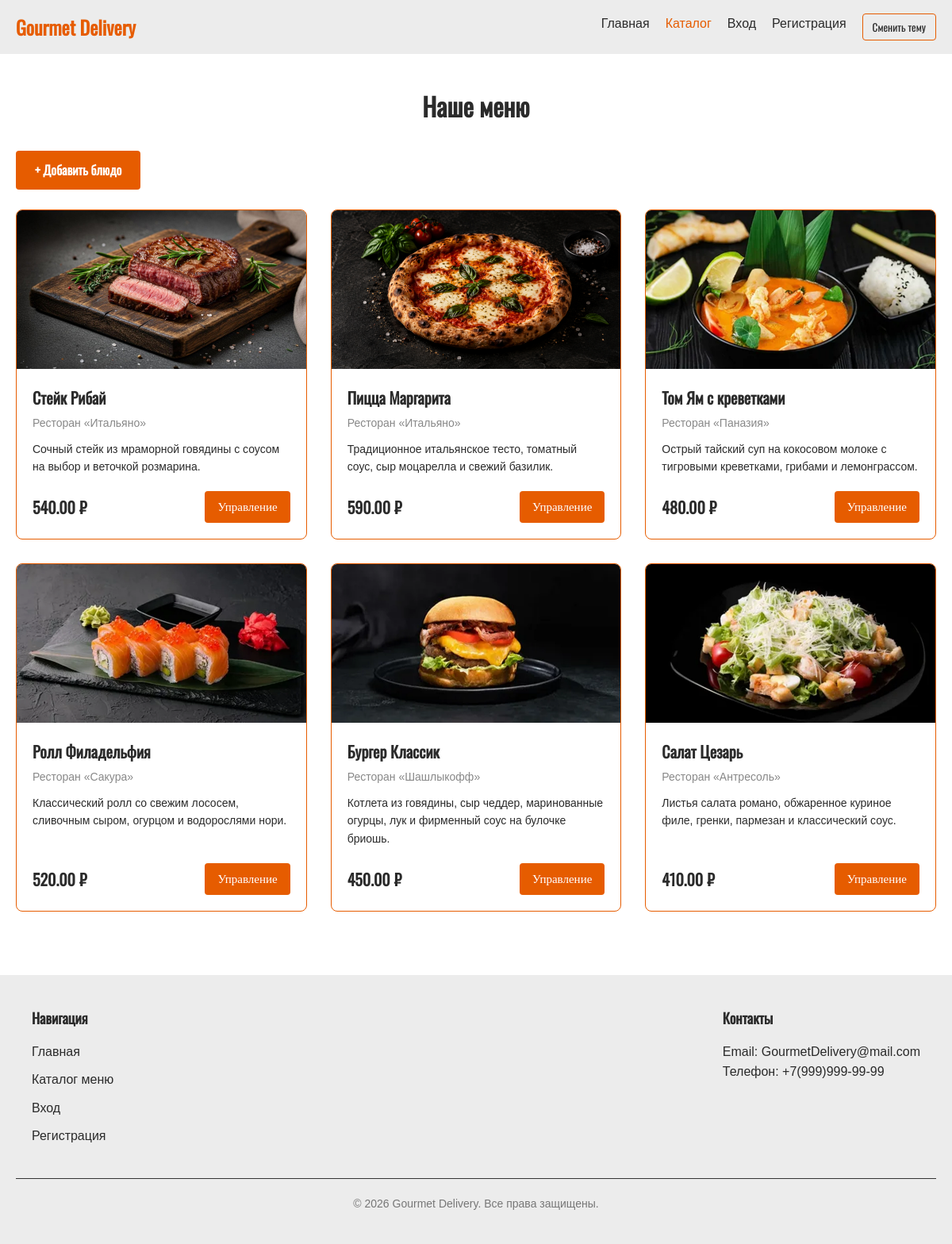
Page /catalog/ on the committed database.
### Delivery/models.py (models this page shows, shortened)
class Dish(models.Model):
    restaurant = models.ForeignKey(Restaurant, on_delete=models.CASCADE, related_name='dishes', verbose_name="Ресторан")
    title = models.CharField(max_length=255, verbose_name="Название блюда")
    description = models.TextField(blank=True, verbose_name="Описание")
    price = models.DecimalField(max_digits=10, decimal_places=2, verbose_name="Цена")
    image_name = models.CharField(max_length=100, blank=True, null=True, verbose_name="Имя файла картинки")

class Restaurant(models.Model):
    name = models.CharField(max_length=255, verbose_name="Название ресторана")

### Delivery/views.py (the view)
# urls.py: path('catalog/', views.catalog_view, name='catalog'),
def catalog_view(request):
    dishes = Dish.objects.all()
    return render(request, 'Delivery/catalog.html', {'dishes': dishes})

### Delivery/templates/Delivery/catalog.html (shortened to what this page needs)
{% load static %}
<!DOCTYPE html>
<html lang="ru">
<head>
    <link rel="stylesheet" href="{% static 'style.css' %}">
</head>
<body>
    <header class="header">
        <div class="container header-container">
            <a href="{% url 'index' %}" class="logo">Gourmet Delivery</a>
            <nav class="nav">
                <a href="{% url 'index' %}" class="nav-link">Главная</a>
                <a href="{% url 'catalog' %}" class="nav-link active">Каталог</a>
                <a href="{% url 'login' %}" class="nav-link">Вход</a>
                <a href="{% url 'register' %}" class="nav-link">Регистрация</a>
                <button id="theme-toggle" class="btn-theme">Сменить тему</button>
            </nav>
        </div>
    </header>
    <main class="page-content container">
        <h1 class="page-title">Наше меню</h1>
        <div class="catalog-actions-wrapper">
            <a href="{% url 'dish_create' %}" class="btn-primary">+ Добавить блюдо</a>
        </div>
        <div class="catalog-grid">
            {% for dish in dishes %}
            <div class="product-card">
                {% if dish.image_name %}
                <img src="{% static 'assets/img/' %}{{ dish.image_name }}" alt="{{ dish.title }}" class="img">
                {% else %}
                <img src="{% static 'assets/img/Delivery.webp' %}" alt="Placeholder" class="img">
                {% endif %}
                <div class="product-info">
                    <h3>{{ dish.title }}</h3>
                    <div class="restaurant-name">Ресторан «{{ dish.restaurant.name }}»</div>
                    <p class="product-desc">{{ dish.description }}</p>
                    <div class="product-footer">
                        <span class="price">{{ dish.price }} ₽</span>
                        <a href="{% url 'dish_detail' dish.id %}" class="btn-buy">Управление</a>
                    </div>
                </div>
            </div>
            {% empty %}
            <p>Блюд пока нет в базе данных. Вы можете добавить первое блюдо через панель управления.</p>
            {% endfor %}
        </div>
    </main>
    <footer class="footer">
        <div class="container footer-container">
            <div class="footer-column">
                <h3>Навигация</h3>
                <ul class="footer-links">
                    <li><a href="{% url 'index' %}">Главная</a></li>
                    <li><a href="{% url 'catalog' %}">Каталог меню</a></li>
                    <li><a href="{% url 'login' %}">Вход</a></li>
                    <li><a href="{% url 'register' %}">Регистрация</a></li>
                </ul>
            </div>
            <div class="footer-column">
                <h3>Контакты</h3>
                <p>Email: GourmetDelivery@mail.com</p>
                <p>Телефон: +7(999)999-99-99</p>
            </div>
        </div>
        <div class="footer-bottom">
            © 2026 Gourmet Delivery. Все права защищены.
        </div>
    </footer>
</body>
</html>

### Delivery/static/style.css (style rules this page uses)
* { box-sizing: border-box; margin: 0; padding: 0; }
:root { --bg-color: #ffffff; --text-color: #2b2b2b; --header-bg: #ececec; --card-bg: #ffffff; --border-color: #e65c00; --primary-color: #e65c00; --primary-hover: #cc5200; --error-color: #cc0000; --footer-bg: #f8f9fa; --input-bg: #ffffff; }
body { font-family: 'Rob', Arial, sans-serif; background-color: var(--bg-color); color: var(--text-color); line-height: 1.6; transition: background-color 0.3s, color 0.3s; display: flex; flex-direction: column; min-height: 100vh; }
h1, h2, h3, .page-title, .logo { font-family: 'Osw', sans-serif; font-weight: 700; }
.container { width: 100%; max-width: 1200px; margin: 0 auto; padding: 0 20px; }
.header { background-color: var(--header-bg); padding: 15px 0; }
.header-container { display: flex; justify-content: space-between; align-items: center; }
.logo { font-size: 24px; color: var(--primary-color); text-decoration: none; }
.nav { display: flex; gap: 20px; }
.nav-link { color: var(--text-color); text-decoration: none; font-weight: 500; }
.nav-link:hover, .nav-link.active { color: var(--primary-color); }
.btn-theme { font-family: 'Osw', sans-serif; background: none; border: 1px solid var(--primary-color); color: var(--text-color); padding: 6px 12px; cursor: pointer; border-radius: 4px; }
.btn-primary { font-family: 'Osw', sans-serif; display: inline-block; background-color: var(--primary-color); color: #ffffff; text-decoration: none; padding: 12px 24px; border-radius: 4px; font-weight: bold; margin-bottom: 25px; }
.page-content { padding: 40px 20px; }
.page-title { margin-bottom: 30px; text-align: center; font-size: 32px; }
.catalog-grid { display: grid; grid-template-columns: repeat(auto-fill, minmax(280px, 1fr)); gap: 30px; margin-bottom: 40px; }
.product-card { background-color: var(--card-bg); border: 1px solid var(--border-color); border-radius: 8px; overflow: hidden; display: flex; flex-direction: column; height: 100%; transition: 0.5s; }
.product-card h3 { font-size: 20px; margin-bottom: 5px; }
.img { height: 200px; width: 100%; object-fit: cover; }
.product-info { padding: 20px; display: flex; flex-direction: column; flex: 1; }
.restaurant-name { font-size: 14px; color: #888888; margin-bottom: 10px; }
.product-desc { font-size: 14px; margin-bottom: 20px; flex: 1; overflow-wrap: break-word; word-break: break-word; }
.product-footer { display: flex; justify-content: space-between; align-items: center; margin-top: auto; }
.price { font-family: 'Osw', sans-serif; font-size: 20px; font-weight: bold; }
.btn-buy { text-decoration: none; font-family: 'Rob'; font-size: 15px; background-color: var(--primary-color); color: #ffffff; border: none; padding: 8px 16px; border-radius: 4px; cursor: pointer; }
.footer { background-color: var(--header-bg); color: #ffffff; padding: 40px 20px; font-family: sans-serif; }
.footer-container { max-width: 1200px; margin: 0 auto; display: flex; flex-wrap: wrap; justify-content: space-between; gap: 30px; }
.footer-column h3 { font-size: 18px; margin-bottom: 15px; color: var(--text-color); }
.footer-column p { color: var(--text-color); }
.footer-links { list-style: none; padding: 0; margin: 0; }
.footer-links li { margin-bottom: 10px; }
.footer-links a { color: var(--text-color); text-decoration: none; transition: color 0.3s ease; }
.footer-bottom { max-width: 1200px; margin: 30px auto 0; padding-top: 20px; border-top: 1px solid #333333; text-align: center; color: #777777; font-size: 14px; }

### rows in the picture
Dish: image_name (picture), title "Стейк Рибай", restaurant.name "Итальяно", description "Сочный стейк из мраморной говядины с соусом на выбор и веточкой розмарина.", price "540.00"
Dish: image_name (picture), title "Пицца Маргарита", restaurant.name "Итальяно", description "Традиционное итальянское тесто, томатный соус, сыр моцарелла и свежий базилик.", price "590.00"
Dish: image_name (picture), title "Том Ям с креветками", restaurant.name "Паназия", description "Острый тайский суп на кокосовом молоке с тигровыми креветками, грибами и лемонграссом.", price "480.00"
Dish: image_name (picture), title "Ролл Филадельфия", restaurant.name "Сакура", description "Классический ролл со свежим лососем, сливочным сыром, огурцом и водорослями нори.", price "520.00"
Dish: image_name (picture), title "Бургер Классик", restaurant.name "Шашлыкофф", description "Котлета из говядины, сыр чеддер, маринованные огурцы, лук и фирменный соус на булочке бриошь.", price "450.00"
Dish: image_name (picture), title "Салат Цезарь", restaurant.name "Антресоль", description "Листья салата романо, обжаренное куриное филе, гренки, пармезан и классический соус.", price "410.00"
